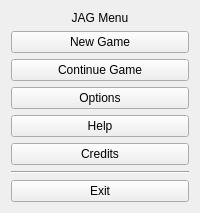
  <widget class="QWidget" name="page">
   <layout class="QGridLayout">
    <item row="1" column="0">
     <widget class="QPushButton" name="bNew">
      <property name="sizePolicy">
       <sizepolicy hsizetype="Expanding" vsizetype="Expanding">
        <horstretch>0</horstretch>
        <verstretch>0</verstretch>
       </sizepolicy>
      </property>
      <property name="maximumSize">
       <size>
        <width>16777215</width>
        <height>65</height>
       </size>
      </property>
      <property name="cursor">
       <cursorShape>PointingHandCursor</cursorShape>
      </property>
      <property name="mouseTracking">
       <bool>false</bool>
      </property>
      <property name="text">
       <string>New Game</string>
      </property>
      <property name="icon">
       <iconset resource="resources.qrc">
        <normaloff>:/images/icons/games.png</normaloff>:/images/icons/games.png</iconset>
      </property>
      <property name="iconSize">
       <size>
        <width>32</width>
        <height>32</height>
       </size>
      </property>
     </widget>
    </item>
    <item row="2" column="0">
     <widget class="QPushButton" name="bContinue">
      <property name="sizePolicy">
       <sizepolicy hsizetype="Expanding" vsizetype="Expanding">
        <horstretch>0</horstretch>
        <verstretch>0</verstretch>
       </sizepolicy>
      </property>
      <property name="maximumSize">
       <size>
        <width>16777215</width>
        <height>65</height>
       </size>
      </property>
      <property name="cursor">
       <cursorShape>PointingHandCursor</cursorShape>
      </property>
      <property name="mouseTracking">
       <bool>false</bool>
      </property>
      <property name="text">
       <string>Continue Game</string>
      </property>
      <property name="icon">
       <iconset resource="resources.qrc">
        <normaloff>:/images/icons/forward.png</normaloff>:/images/icons/forward.png</iconset>
      </property>
      <property name="iconSize">
       <size>
        <width>32</width>
        <height>32</height>
       </size>
      </property>
     </widget>
    </item>
    <item row="3" column="0">
     <widget class="QPushButton" name="bOptions">
      <property name="sizePolicy">
       <sizepolicy hsizetype="Expanding" vsizetype="Expanding">
        <horstretch>0</horstretch>
        <verstretch>0</verstretch>
       </sizepolicy>
      </property>
      <property name="maximumSize">
       <size>
        <width>16777215</width>
        <height>65</height>
       </size>
      </property>
      <property name="cursor">
       <cursorShape>PointingHandCursor</cursorShape>
      </property>
      <property name="mouseTracking">
       <bool>false</bool>
      </property>
      <property name="text">
       <string>Options</string>
      </property>
      <property name="icon">
       <iconset resource="resources.qrc">
        <normaloff>:/images/icons/configure.png</normaloff>:/images/icons/configure.png</iconset>
      </property>
      <property name="iconSize">
       <size>
        <width>32</width>
        <height>32</height>
       </size>
      </property>
     </widget>
    </item>
    <item row="4" column="0">
     <widget class="QPushButton" name="bHelp">
      <property name="sizePolicy">
       <sizepolicy hsizetype="Expanding" vsizetype="Expanding">
        <horstretch>0</horstretch>
        <verstretch>0</verstretch>
       </sizepolicy>
      </property>
      <property name="maximumSize">
       <size>
        <width>16777215</width>
        <height>65</height>
       </size>
      </property>
      <property name="cursor">
       <cursorShape>PointingHandCursor</cursorShape>
      </property>
      <property name="mouseTracking">
       <bool>false</bool>
      </property>
      <property name="text">
       <string>Help</string>
      </property>
      <property name="icon">
       <iconset resource="resources.qrc">
        <normaloff>:/images/icons/assistant.png</normaloff>:/images/icons/assistant.png</iconset>
      </property>
      <property name="iconSize">
       <size>
        <width>32</width>
        <height>32</height>
       </size>
      </property>
     </widget>
    </item>
    <item row="5" column="0">
     <widget class="QPushButton" name="bCredits">
      <property name="sizePolicy">
       <sizepolicy hsizetype="Expanding" vsizetype="Expanding">
        <horstretch>0</horstretch>
        <verstretch>0</verstretch>
       </sizepolicy>
      </property>
      <property name="maximumSize">
       <size>
        <width>16777215</width>
        <height>65</height>
       </size>
      </property>
      <property name="cursor">
       <cursorShape>PointingHandCursor</cursorShape>
      </property>
      <property name="mouseTracking">
       <bool>false</bool>
      </property>
      <property name="text">
       <string>Credits</string>
      </property>
      <property name="icon">
       <iconset resource="resources.qrc">
        <normaloff>:/images/icons/users2.png</normaloff>:/images/icons/users2.png</iconset>
      </property>
      <property name="iconSize">
       <size>
        <width>32</width>
        <height>32</height>
       </size>
      </property>
     </widget>
    </item>
    <item row="7" column="0">
     <widget class="QPushButton" name="bExit">
      <property name="sizePolicy">
       <sizepolicy hsizetype="Expanding" vsizetype="Expanding">
        <horstretch>0</horstretch>
        <verstretch>0</verstretch>
       </sizepolicy>
      </property>
      <property name="maximumSize">
       <size>
        <width>16777215</width>
        <height>48</height>
       </size>
      </property>
      <property name="cursor">
       <cursorShape>PointingHandCursor</cursorShape>
      </property>
      <property name="mouseTracking">
       <bool>false</bool>
      </property>
      <property name="text">
       <string>Exit</string>
      </property>
      <property name="icon">
       <iconset resource="resources.qrc">
        <normaloff>:/images/icons/remove.png</normaloff>:/images/icons/remove.png</iconset>
      </property>
      <property name="iconSize">
       <size>
        <width>32</width>
        <height>32</height>
       </size>
      </property>
     </widget>
    </item>
    <item row="6" column="0">
     <widget class="Line" name="line_2">
      <property name="orientation">
       <enum>Qt::Horizontal</enum>
      </property>
     </widget>
    </item>
    <item row="0" column="0">
     <widget class="QLabel" name="label_10">
      <property name="text">
       <string>JAG Menu</string>
      </property>
      <property name="alignment">
       <set>Qt::AlignCenter</set>
      </property>
     </widget>
    </item>
   </layout>
  </widget>
